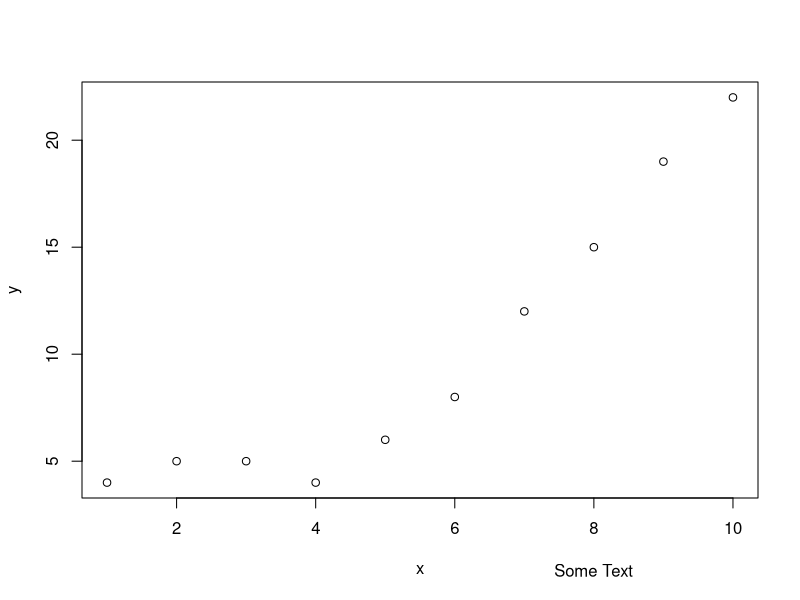
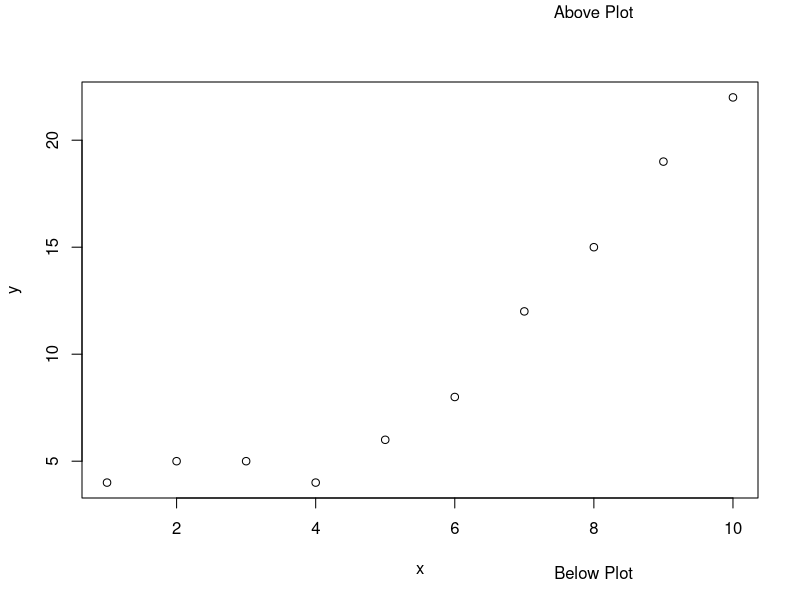

Source code (R) for these figures, in order:
# add one text element ouside of plot
# define variables
x <- c(1, 2, 3, 4, 5, 6, 7, 8, 9, 10)
y <- c(4, 5, 5, 4, 6, 8, 12, 15, 19, 22)

# create scatterplot
plot(x, y)

# add text outside of plot
text(x=8, y=-0.1, "Some Text", xpd=NA)

# add multiple text elements outside of plot
# define variables
x <- c(1, 2, 3, 4, 5, 6, 7, 8, 9, 10)
y <- c(4, 5, 5, 4, 6, 8, 12, 15, 19, 22)

# create scatterplot
plot(x, y)

# add muptiple text elements oustside of plot
text(x=8, y=-0.2, "Below Plot", xpd=NA)
text(x=8, y=26, "Above Plot", xpd=NA)
